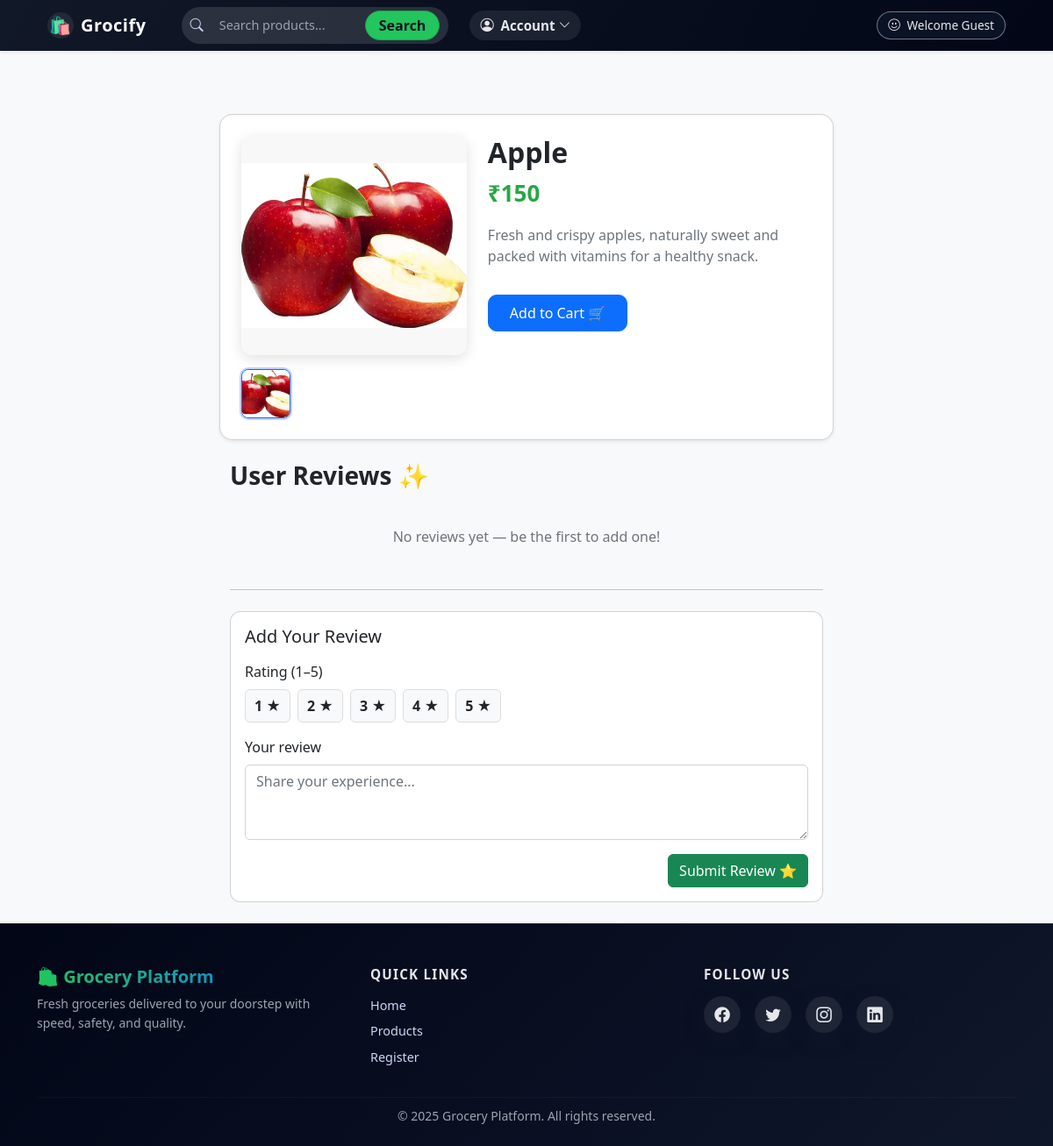
Page /account/detail/12/ on the earlier database version.
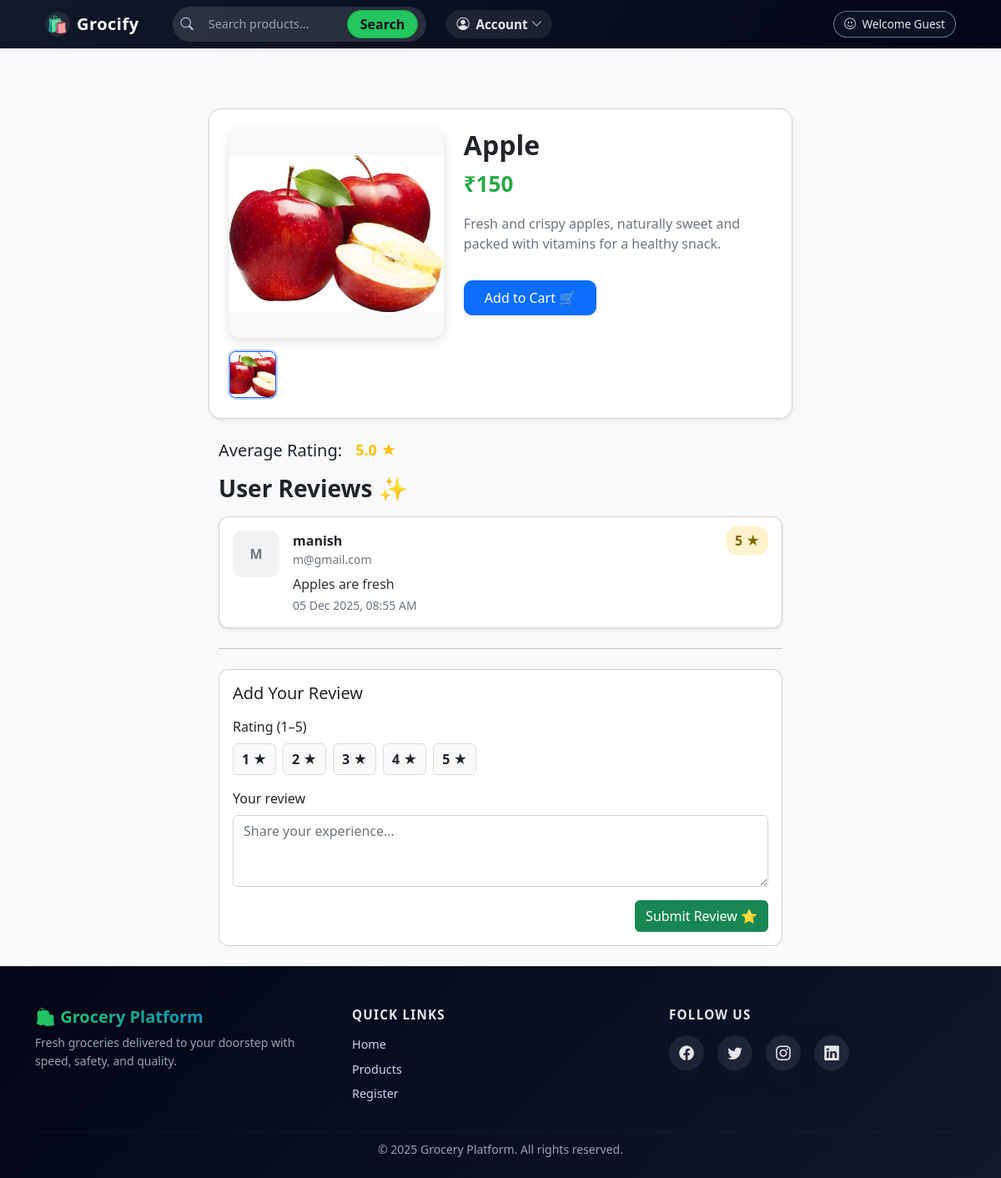
Same page on the later database version.
### account/models.py (models this page shows, shortened)
class ProductReview(models.Model):
    product = models.ForeignKey(Product, on_delete=models.CASCADE, related_name="reviews")
    user = models.ForeignKey(User, on_delete=models.CASCADE)
    rating = models.IntegerField(default=1)
    comment = models.TextField()
    created_at = models.DateTimeField(auto_now_add=True)

### account/views.py (the view)
# urls.py: path('detail/<int:id>/', v.product_detail, name='detail'),
def product_detail(request, id):
    product = get_object_or_404(Product, id=id)
    reviews_qs = product.reviews.all().order_by('-created_at')
    paginator = Paginator(reviews_qs, 5)
    page_number = request.GET.get('page', 1)
    try:
        reviews_page = paginator.page(page_number)
    except PageNotAnInteger:
        reviews_page = paginator.page(1)
    except EmptyPage:
        reviews_page = paginator.page(paginator.num_pages)
    avg_rating = reviews_qs.aggregate(avg=Avg('rating'))['avg']
    context = {
        'product': product,
        'reviews_page': reviews_page,
        'avg_rating': avg_rating,
    }
    return render(request, "product_detail.html", context)

### cart/context_processors.py (called while the page is built)
def cart_count(request):
    count = request.session.get('cart_count', 0)
    return {'cart_count': count}

### account/templates/product_detail.html (shortened to what the changed rows need)
{% extends 'main.html' %}
{% load static %}
{% block body %}
<div class="container mt-5 d-flex justify-content-center">
    <div class="card shadow-sm p-4" style="max-width: 700px; width: 100%; border-radius: 15px;">
        <div class="row g-4">
            <div class="col-md-7">
                <h2 class="fw-bold">{{ product.name }}</h2>
            </div>
        </div>
    </div>
</div>
<div class="container mt-4" style="max-width:700px;">
  {% if avg_rating %}
  <div class="d-flex align-items-center mb-3">
    <h5 class="me-3 mb-0">Average Rating:</h5>
    <div class="fw-bold" style="font-size:18px; color:#ffc107;">
      {{ avg_rating|floatformat:1 }} ★
    </div>
  </div>
  {% endif %}
  <h3 class="fw-bold mb-3">User Reviews ✨</h3>
  {% if reviews_page.object_list %}
    {% for r in reviews_page.object_list %}
      <div class="card mb-3 shadow-sm" style="border-radius:12px; overflow:hidden;">
        <div class="card-body d-flex gap-3">
          <div style="width:56px; flex:0 0 56px;">
            <div style="width:56px; height:56px; border-radius:10px; overflow:hidden; background:#f1f3f5; display:flex; align-items:center; justify-content:center;">
              {% if r.user and r.user.profile and r.user.profile.image %}
                <img src="{{ r.user.profile.image.url }}" alt="{{ r.user.username }}" style="width:100%;height:100%;object-fit:cover;">
              {% else %}
                <span class="text-muted" style="font-weight:700;">
                  {{ r.user.username|slice:":1"|upper }}
                </span>
              {% endif %}
            </div>
          </div>
          <div style="flex:1;">
            <div class="d-flex justify-content-between align-items-start">
              <div>
                <div class="fw-bold">{{ r.user.username }}</div>
                <div class="text-muted small">{{ r.user.email }}</div>
              </div>
              <div class="text-end">
                <span style="background:#fff3cd; color:#856404; padding:6px 10px; border-radius:12px; font-weight:600;">
                  {{ r.rating }} ★
                </span>
              </div>
            </div>
            <p class="mt-2 mb-1" style="line-height:1.4; color:#333;">{{ r.comment }}</p>
            <div class="d-flex justify-content-between align-items-center">
              <small class="text-muted">{{ r.created_at|date:"d M Y, h:i A" }}</small>
            </div>
          </div>
        </div>
      </div>
    {% endfor %}
  {% else %}
    <div class="text-center py-4 text-muted">No reviews yet — be the first to add one!</div>
  {% endif %}
  <hr class="my-4">
  <div class="card p-3" style="border-radius:12px;">
    <h5 class="mb-3">Add Your Review</h5>
    <form method="POST" action="{% url 'account:add_review' product.id %}">
      <div class="mb-3">
        <div class="d-flex gap-2 rating-stars">
          {% for i in "12345" %}
            <label style="cursor:pointer;">
              <span>{{ forloop.counter }} ★</span>
            </label>
          {% endfor %}
        </div>
      </div>
    </form>
  </div>
</div>
{% endblock %}

Differences in the rows shown:
added ProductReview: user.username "M", user.username "manish", user.email "m@gmail.com", rating "5", comment "Apples are fresh", created_at "05 Dec 2025, 08:55 AM"
Other differences:
{{ avg_rating|floatformat:1 }}: (not shown) → "5.0"
text no longer shown: "No reviews yet — be the first to add one!"
text now shown: "Average Rating: ★"
